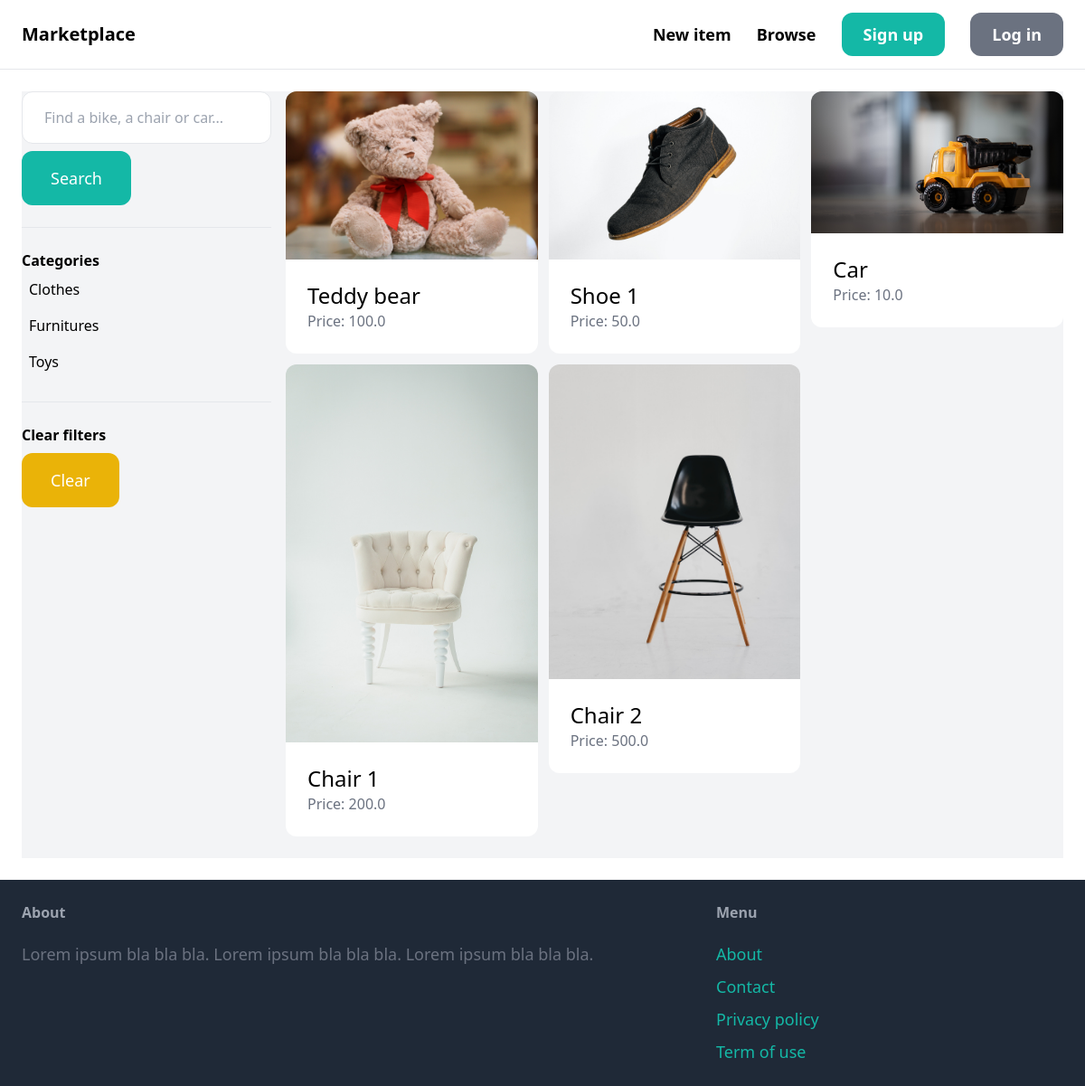
The app's page /items/ with its own data.
### item/models.py (models this page shows, shortened)
class Category(models.Model):
    name = models.CharField(max_length=255)
    class Meta:
        ordering = ('name',)
        verbose_name_plural = 'Categories'

class Item(models.Model):
    category = models.ForeignKey(Category, related_name='items', on_delete=models.CASCADE)
    name = models.CharField(max_length=255)
    description = models.TextField(blank=True, null=True)
    price = models.FloatField()
    image = models.ImageField(upload_to='item_images', blank=True, null=True)
    is_sold = models.BooleanField(default=False)
    created_by = models.ForeignKey(User, related_name='items', on_delete=models.CASCADE)
    created_at = models.DateTimeField(auto_now=True)

### item/views.py (the view)
# urls.py: path('', views.items, name='items'),
def items(request):
    query = request.GET.get('query', '')
    category_id = request.GET.get('category', 0)
    categories = Category.objects.all()
    items = Item.objects.filter(is_sold=False)
    if category_id:
        items = items.filter(category_id=category_id)
    if query:
        items = items.filter(Q(name__icontains=query) | Q(description__icontains=query))
    return render(request, 'item/items.html', {
        'items': items,
        'query': query,
        'categories': categories,
        'category_id': int(category_id)
    })

### item/templates/item/items.html (shortened to what this page needs)
{% extends 'core/base.html' %}
{% block content %}
    <div class="pb-6 grid grid-cols-4 gap-4 bg-gray-100">
        <div class="col-span-1">
            <form method="get" action="{% url 'item:items' %}">
                <input name="query" class="w-full py-4 px-6 border rounded-xl" type="text" value="{{ query }}" placeholder="Find a bike, a chair or car...">
                <button class="mt-2 py-4 px-8 text-lg bg-teal-500 text-white rounded-xl">Search</button>
            </form>
            <hr class="my-6">
            <p class="font-semibold">Categories</p>
            <ul>
                {% for category in categories %}
                    <li class="py-2 px-2 rounded-xl{% if category.id == category_id %} bg-gray-200{% endif %}">
                        <a href="{% url 'item:items' %}?query={{ query }}&category={{ category.id }}">{{ category.name }}</a>
                    </li>
                {% endfor %}
            </ul>
            <hr class="my-6">
            <p class="font-semibold">Clear filters</p>
            <ul>
                <li><a href="{% url 'item:items' %}" class="mt-2 py-4 px-8 inline-block bg-yellow-500 text-lg rounded-xl text-white">Clear</a>
        </div>
        <div class="col-span-3">
            <div class="grid grid-cols-3 gap-3">
                {% for item in items %}
                    <div>
                        <a href="{% url 'item:detail' item.id %}">
                            <div>
                                <img src="{{ item.image.url }}" class="rounded-t-xl">
                            </div>
                            <div class="p-6 bg-white rounded-b-xl">
                                <h2 class="text-2xl">{{ item.name }}</h2>
                                <p class="text-gray-500">Price: {{ item.price }}</p>
                            </div>
                        </a>
                    </div>
                {% endfor %}
            </div>
        </div>
    </div>
{% endblock %}

### records on screen
Category: name "Clothes"
Category: name "Furnitures"
Category: name "Toys"
Item: image (picture), name "Teddy bear", price "100.0"
Item: image (picture), name "Shoe 1", price "50.0"
Item: image (picture), name "Car", price "10.0"
Item: image (picture), name "Chair 1", price "200.0"
Item: image (picture), name "Chair 2", price "500.0"
